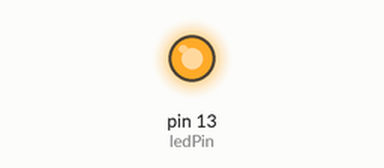
Bench run of a sketch on a simulated Arduino Uno, built with avr-gcc and run on an emulated ATmega328P. On the bench: output pins drawn as LEDs (lit = HIGH).

Above: at 0.15 s.
At 11.1 s:
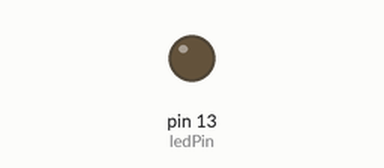
Timing chart, 0 to 15.7 s (numbered marks = the images above):
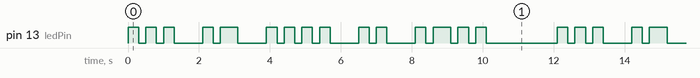

Measured:
- by itself, pin 13 (ledPin): moves between LOW and HIGH, repeating every 12.1 s
- by itself, everything shown: repeats every 12.1 s, in 30 steps

The sketch:

sketch_mar17a.ino
```cpp
const int ledPin = 13;
const int dotDuration = 300;
const int dashDuration =500;
const int gapDuration = 200;
const int letterGap = 600;
const String morseCode[26] = {
  ".-",   // A
  "-...", // B
  "-.-.", // C
  "-..",  // D
  ".",    // E
  "..-.", // F
  "--.",  // G
  "....", // H
  "..",   // I
  ".---", // J
  "-.-",  // K
  ".-..", // L
  "--",   // M
  "-.",   // N
  "---",  // O
  ".--.", // P
  "--.-", // Q
  ".-.",  // R
  "...",  // S
  "-",    // T
  "..-",  // U
  "...-", // V
  ".--",  // W
  "-..-", // X
  "-.--", // Y
  "--.."  // Z
};
void setup() {
  pinMode(ledPin, OUTPUT);
}
void loop() {
  String name = "SAHIL";
  transmitMorse(name);
  delay(letterGap * 2);
}
void transmitMorse(String name) {
  for (int i = 0; i < name.length(); i++) {
    if(name[i]>= 'A' && name[i]<= 'Z'){
      String code = morseCode[name[i] - 'A'];
      transmitLetter(code);
      delay(letterGap);}
  }
}
void transmitLetter(String code) {
  for (int i = 0; i < code.length(); i++) {
    if (code[i] == '.') {
      dot();
    } else if (code[i] == '-') {
      dash();
    }
    delay(gapDuration);}
}
void dot() {
  digitalWrite(ledPin, HIGH);
  delay(dotDuration);
  digitalWrite(ledPin, LOW);}
void dash() {
  digitalWrite(ledPin, HIGH);
  delay(dashDuration);
  digitalWrite(ledPin, LOW);}
```
